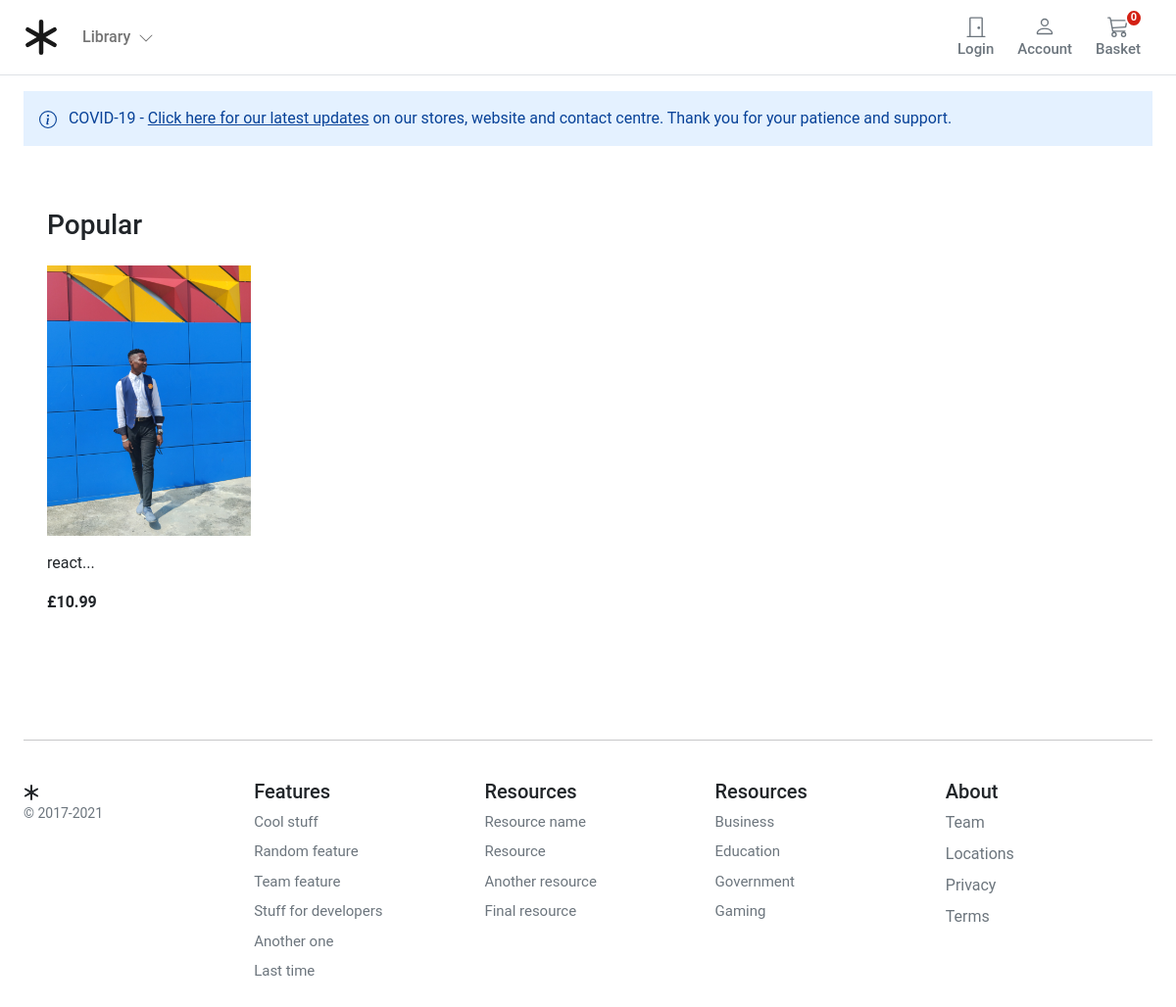
Before: / with the older database file.
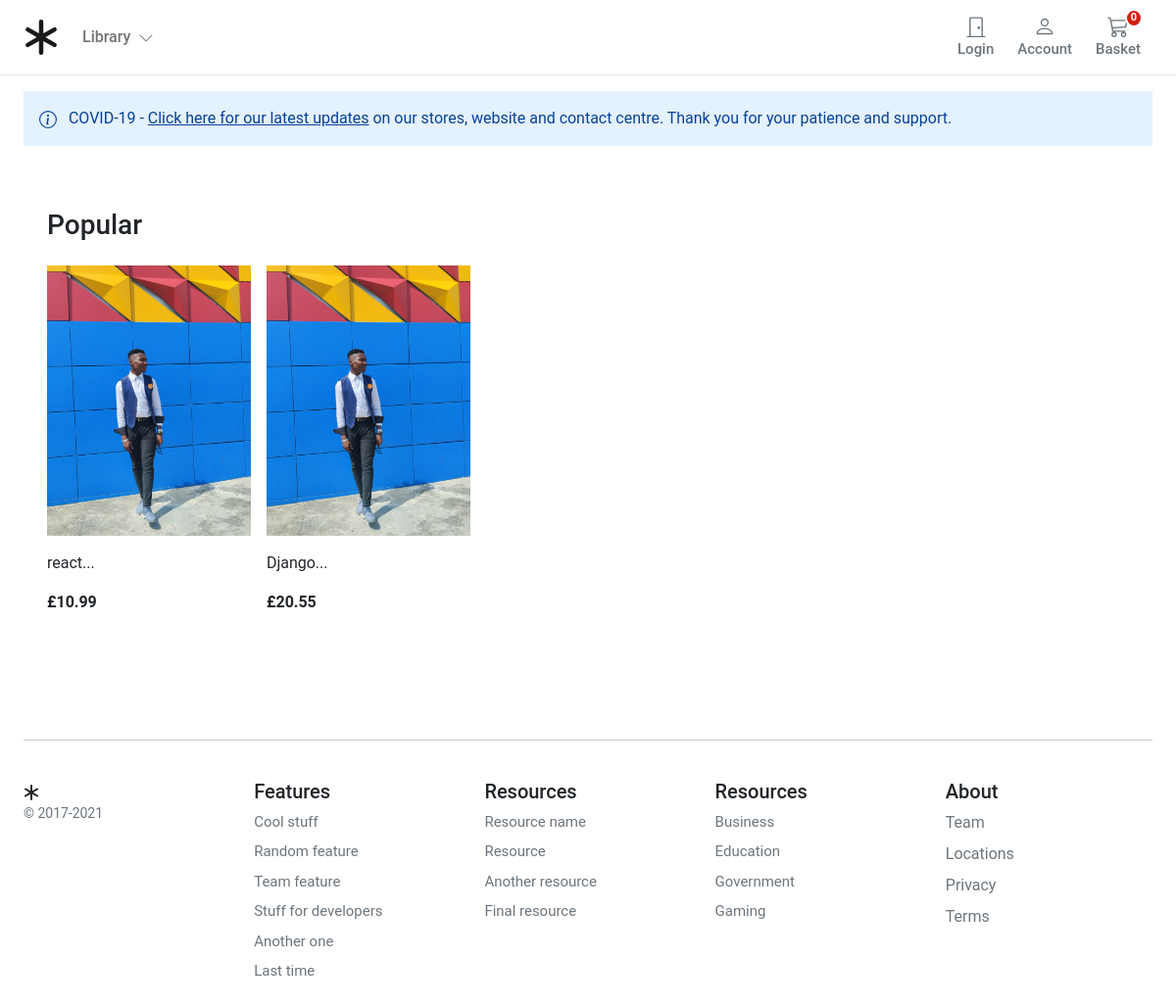
After: the same page with the newer database file.
### store/models.py (models this page shows, shortened)
class Product(models.Model):
    category = models.ForeignKey(Category, related_name='product', on_delete=models.CASCADE)
    created_by = models.ForeignKey(User, on_delete=models.CASCADE, related_name='product_creator')
    title = models.CharField(max_length=255)
    author = models.CharField(max_length=255, default='admin')
    description = models.TextField(blank=True)
    image = models.ImageField(upload_to='images/')
    slug = models.SlugField(max_length=255)
    price = models.DecimalField(max_digits=4, decimal_places=2)
    in_stock = models.BooleanField(default=True)
    is_active = models.BooleanField(default=True)
    created = models.DateTimeField(auto_now_add=True)
    updated = models.DateTimeField(auto_now=True)
    objects = models.Manager()
    products = ProductManager()
    class Meta:
        verbose_name_plural = 'Products'
        ordering = ('-created',)
    def get_absolute_url(self):
        return reverse('store:product_detail', args=[self.slug])

### store/views.py (the view)
# urls.py: path('', views.products_all, name='products_all'),
def products_all(request):
    products = Product.products.all()
    return render(request, 'store/home.html', {'products': products})

### basket/basket.py (called while the page is built)
    def __len__(self):
        return sum(item['qty'] for item in self.basket.values())

### store/context_processors.py (called while the page is built)
def categories(request):
    return {
        'categories': Category.objects.all()
    }

### store/models.py (called while the page is built)
    def get_absolute_url(self):
        return reverse('store:product_detail', args=[self.slug])

    def get_queryset(self):
        return super(ProductManager, self).get_queryset().filter(is_active=True)

### templates/store/home.html (shortened to what this page needs)
{% extends "./base.html" %}
{% load static %}
{% block content %}
<main>
  <div class="container">
    <div class="alert alert-primary fw600 rounded-0 border-0 py-3" role="alert">
      COVID-19 - <u>Click here for our latest updates</u> on our stores, website and contact centre. Thank you for
      your patience and support.
    </div>
    <div class="container">
      <div class="row">
        <div class="album py-5">
          <div class="pb-3">
            <h1 class="h3">Popular</h1>
          </div>
          <div class="row row-cols-1 row-cols-sm-2 row-cols-md-5 g-3">
            {% for product in products %}
            <div class="col">
              <div class="card border-0">
                <img class="img-fluid" alt="Responsive image" src="{{ product.image.url }}">
                <div class="card-body px-0">
                  <p class="card-text">
                    <a class="text-dark text-decoration-none"
                      href="{{ product.get_absolute_url }}">{{ product.title|slice:":50" }}...</a>
                  </p>
                  <div class="fw-bold">£{{product.price}}</div>
                </div>
              </div>
            </div>
            {% endfor %}
          </div>
        </div>
      </div>
    </div>
</main>
{% endblock %}

### templates/store/base.html (shortened to what this page needs)
{% load static %}
<!DOCTYPE html>
<html>
<head>
    <link href="https://cdn.jsdelivr.net/npm/bootstrap@5.0.0-beta1/dist/css/bootstrap.min.css" rel="stylesheet"
>
    <link rel="stylesheet" href="{% static 'core/css/base.css' %}">
    <link rel="stylesheet" href="{% static 'basket/css/basket.css' %}">
</head>
<body>
    <header class="pb-3">
        <nav class="navbar navbar-expand-md navbar-light bg-white border-bottom">
            <div class="container-fluid px-md-4">
                <div class="d-flex w-100 navbar-collapse">
                    <a class="navbar-brand d-flex-inline" href="/">
                    </a>
                    <ul class="navbar-nav me-auto mb-2 mb-md-0">
                        <li class="nav-item dropdown">
                            <a class="nav-link dropdown-toggle d-none d-md-block fw500" href="#" id="navbarDropdown"
                                role="button" data-bs-toggle="dropdown" aria-expanded="false">
                                Library
                                <i class="ps-1"><svg xmlns="http://www.w3.org/2000/svg" width="16" height="16"
                                        fill="currentColor" class="bi bi-chevron-down" viewBox="0 0 16 16">
                                        <path fill-rule="evenodd"
                                            d="M1.646 4.646a.5.5 0 0 1 .708 0L8 10.293l5.646-5.647a.5.5 0 0 1 .708.708l-6 6a.5.5 0 0 1-.708 0l-6-6a.5.5 0 0 1 0-.708z" />
                                    </svg></i>
                            </a>
                        </li>
                    </ul>
                    {% if user.is_authenticated %}
                    <a type="button" role="button" href=""
                        class="btn btn-outline-secondary border-0 basket-btn">
                        <div>
                            <svg xmlns="http://www.w3.org/2000/svg" width="22" height="22" fill="currentColor"
                                class="bi bi-door-closed" viewBox="0 0 16 16">
                                <path
                                    d="M3 2a1 1 0 0 1 1-1h8a1 1 0 0 1 1 1v13h1.5a.5.5 0 0 1 0 1h-13a.5.5 0 0 1 0-1H3V2zm1 13h8V2H4v13z" />
                                <path d="M9 9a1 1 0 1 0 2 0 1 1 0 0 0-2 0z" />
                            </svg>
                        </div>
                        <span class="fs15 fw500">Logout</span>
                    </a>
                    {% else %}
                    <a type="button" role="button" href="#"
                        class="btn btn-outline-secondary border-0 basket-btn">
                        <div>
                            <svg xmlns="http://www.w3.org/2000/svg" width="22" height="22" fill="currentColor"
                                class="bi bi-door-closed" viewBox="0 0 16 16">
                                <path
                                    d="M3 2a1 1 0 0 1 1-1h8a1 1 0 0 1 1 1v13h1.5a.5.5 0 0 1 0 1h-13a.5.5 0 0 1 0-1H3V2zm1 13h8V2H4v13z" />
                                <path d="M9 9a1 1 0 1 0 2 0 1 1 0 0 0-2 0z" />
                            </svg>
                        </div>
                        <span class="fs15 fw500">Login</span>
                    </a>
                    {% endif %}
                    <a type="button" role="button" href=""
                        class="btn btn-outline-secondary border-0 basket-btn">
                        <div>
                        </div>
                        <span class="fs15 fw500">Account</span>
                    </a>
                    <a type="button" role="button" href="{% url "basket:basket_summary" %}"
                        class="btn btn-outline-secondary border-0 basket-btn">
                        {% with total_qty=basket|length %}
                        <div id="basket-qty" class="basket-qty">
                            {% if total_qty > 0 %}
                            {{ total_qty }}
                            {% else %}
                            0
                            {% endif %}
                        </div>
                        {% endwith %}
                        <div>
                        </div>
                        <span class="fs15 fw500">Basket</span>
                    </a>
                </div>
            </div>
        </nav>
    </header>
    <div id="content">{% block content %} {% endblock %}</div>
    <footer class="container py-5 footer">
        <hr>
        <div class="row pt-4">
            <div class="col-12 col-md">
                <small class="d-block mb-3 text-muted">&copy; 2017-2021</small>
            </div>
            <div class="col-6 col-md fs15">
                <h5>Features</h5>
                <ul class="list-unstyled">
                    <li><a class="link-secondary text-decoration-none" href="#">Cool stuff</a></li>
                    <li><a class="link-secondary text-decoration-none" href="#">Random feature</a></li>
                    <li><a class="link-secondary text-decoration-none" href="#">Team feature</a></li>
                    <li><a class="link-secondary text-decoration-none" href="#">Stuff for developers</a></li>
                    <li><a class="link-secondary text-decoration-none" href="#">Another one</a></li>
                    <li><a class="link-secondary text-decoration-none" href="#">Last time</a></li>
                </ul>
            </div>
            <div class="col-6 col-md fs15">
                <h5>Resources</h5>
                <ul class="list-unstyled">
                    <li><a class="link-secondary text-decoration-none" href="#">Resource name</a></li>
                    <li><a class="link-secondary text-decoration-none" href="#">Resource</a></li>
                    <li><a class="link-secondary text-decoration-none" href="#">Another resource</a></li>
                    <li><a class="link-secondary text-decoration-none" href="#">Final resource</a></li>
                </ul>
            </div>
            <div class="col-6 col-md fs15">
                <h5>Resources</h5>
                <ul class="list-unstyled">
                    <li><a class="link-secondary text-decoration-none" href="#">Business</a></li>
                    <li><a class="link-secondary text-decoration-none" href="#">Education</a></li>
                    <li><a class="link-secondary text-decoration-none" href="#">Government</a></li>
                    <li><a class="link-secondary text-decoration-none" href="#">Gaming</a></li>
                </ul>
            </div>
            <div class="col-6 col-md">
                <h5>About</h5>
                <ul class="list-unstyled">
                    <li><a class="link-secondary text-decoration-none" href="#">Team</a></li>
                    <li><a class="link-secondary text-decoration-none" href="#">Locations</a></li>
                    <li><a class="link-secondary text-decoration-none" href="#">Privacy</a></li>
                    <li><a class="link-secondary text-decoration-none" href="#">Terms</a></li>
                </ul>
            </div>
        </div>
    </footer>
</body>
</html>

### static/core/css/base.css (style rules this page uses)
@media (min-width: 1000px) { .container { max-width: 1000px; } }
@media (max-width: 1200px) { .container { max-width: 100%; padding:0 24px; } }
.dropdown-toggle::after { display: none; }
.alert-primary { background-color: #E4F1FF; }
html, body, p, div { letter-spacing: -0.02px; font-family: 'Roboto', sans-serif; }
.fs15 { font-size: 0.9375rem; }
.fw500 { font-weight: 500; }
.footer > div > div > ul > li { padding-bottom:8px; }

### static/basket/css/basket.css (style rules this page uses)
.basket-qty { color: #fff; background: #d42114; border: 2px solid #fff; border-radius: 50%; text-align: center; font-size: 11px; height: 15px; width: 14px; position: absolute; box-sizing: content-box; font-weight: 600; display: flex; justify-content: center; align-items: center; top: 1px; right: 10px; }
.basket-btn { position: relative; }

Changed rows visible on the page:
now on this page (row edited): Product: image (picture), title "Django", price "20.55"
